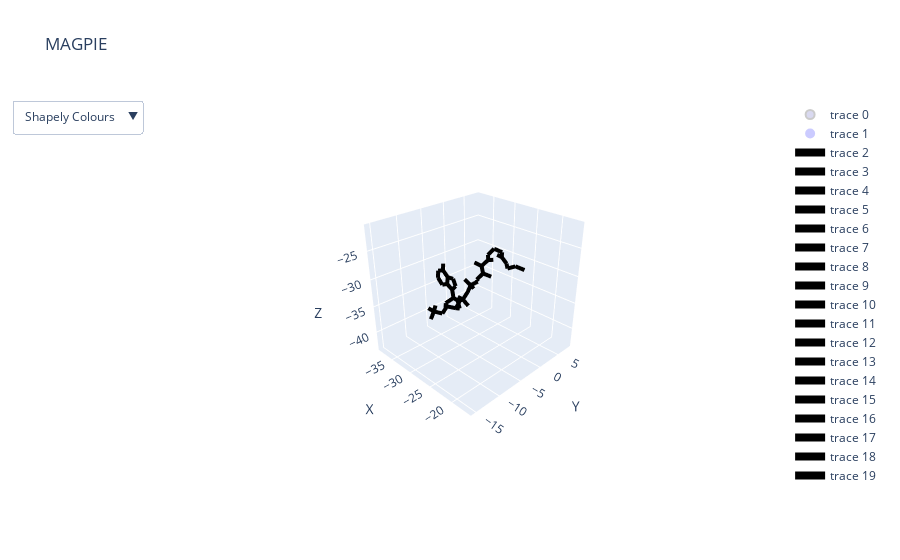

The notebook cell saved with this chart:
### Code cell
from matplotlib.pyplot import plot
df_target,df_binder = sequence_logo_main.plot(pdb_files, target_chain,binding_chain,is_ligand,plot_list, distance)

### Figure 1 — Plotly figure (JSON) as saved in the notebook; plotly's stock layout.template omitted (floating-point values rounded to 4 significant figures; data arrays with more than 128 entries replaced by an {"elided": "..."} marker saying what was removed)
{"data": [{"hoverinfo": "text", "hoverlabel": {"bgcolor": "yellow", "bordercolor": "black"}, "marker": {"color": {"elided": "1785 str values"}, "line": {"color": "black", "width": 2}, "opacity": 0, "size": 9}, "mode": "markers", "text": {"elided": "1785 str values"}, "type": "scatter3d", "x": {"elided": "1785 float values"}, "y": {"elided": "1785 float values"}, "z": {"elided": "1785 float values"}}, {"hoverinfo": "text", "hoverlabel": {"bgcolor": "gray", "bordercolor": "white"}, "marker": {"color": ["#0000FF", "#808080", "#0000FF", "#808080", "#808080", "#808080", "#0000FF", "#0000FF", "#808080", "#0000FF", "#808080", "#808080", "#FF0000", "#808080", "#FF0000", "#FFA500", "#FF0000", "#FF0000", "#FF0000", "#808080", "#FF0000", "#808080", "#FF0000", "#FFA500", "#FF0000", "#FF0000", "#FF0000", "#FFA500", "#FF0000", "#FF0000", "#FF0000", "#808080", "#808080", "#808080", "#808080", "#808080", "#FF0000", "#808080", "#FF0000", "#0000FF", "#808080", "#808080", "#808080", "#FF0000", "#0000FF", "#808080", "#808080", "#FFFF00"], "line": {"color": "white", "width": 5}, "opacity": 0, "size": 15}, "mode": "markers", "text": ["N1A", "C2A", "N3A", "C4A", "C5A", "C6A", "N6A", "N7A", "C8A", "N9A", "C1B", "C2B", "O2B", "C3B", "O3B", "P3B", "O7A", "O8A", "O9A", "C4B", "O4B", "C5B", "O5B", "P1A", "O1A", "O2A", "O3A", "P2A", "O4A", "O5A", "O6A", "CBP", "CCP", "CDP", "CEP", "CAP", "OAP", "C9P", "O9P", "N8P", "C7P", "C6P", "C5P", "O5P", "N4P", "C3P", "C2P", "S1P"], "type": "scatter3d", "x": [-31.8, -30.97, -30.3, -30.57, -31.4, -32.05, -32.88, -31.41, -30.61, -30.06, -29.14, -29.79, -28.8, -30.4, -30.65, -32.17, -33.08, -32.4, -32.24, -29.28, -28.77, -29.71, -30.81, -31.16, -32.63, -30.31, -30.71, -31.32, -31.53, -32.49, -30.13, -28.83, -29.47, -27.87, -28.03, -29.91, -30.69, -29.33, -29.22, -28.96, -28.39, -27.0, -26.04, -26.14, -25.09, -24.02, -22.74, -21.95], "y": [-7.781, -8.556, -8.28, -7.029, -6.116, -6.525, -5.752, -4.93, -5.149, -6.403, -6.997, -8.136, -9.064, -7.375, -8.216, -8.771, -7.612, -9.31, -9.853, -6.385, -6.021, -5.143, -4.52, -2.998, -2.845, -2.534, -2.258, -0.926, 0.047, -1.269, -0.388, -0.422, -1.274, 0.59, -1.326, 0.32, -0.633, 1.328, 2.507, 0.881, 1.743, 2.213, 1.061, 0.033, 1.215, 0.249, 0.658, 2.048], "z": [-28.72, -29.42, -30.54, -30.95, -30.34, -29.16, -28.47, -31.06, -32.07, -32.05, -33.0, -33.78, -34.18, -34.96, -36.08, -36.09, -35.77, -37.48, -35.04, -35.26, -33.95, -36.0, -35.31, -35.65, -35.79, -36.78, -34.31, -33.68, -34.79, -32.83, -32.76, -30.72, -31.81, -31.35, -29.77, -29.92, -29.23, -28.94, -29.27, -27.75, -26.72, -27.08, -27.28, -26.62, -28.21, -28.42, -27.75, -28.59]}, {"hoverinfo": "skip", "line": {"color": "black", "width": 8}, "mode": "lines", "type": "scatter3d", "x": [-31.8, -30.97], "y": [-7.781, -8.556], "z": [-28.72, -29.42]}, {"hoverinfo": "skip", "line": {"color": "black", "width": 8}, "mode": "lines", "type": "scatter3d", "x": [-31.8, -32.05], "y": [-7.781, -6.525], "z": [-28.72, -29.16]}, {"hoverinfo": "skip", "line": {"color": "black", "width": 8}, "mode": "lines", "type": "scatter3d", "x": [-31.8, -30.97], "y": [-7.781, -8.556], "z": [-28.72, -29.42]}, {"hoverinfo": "skip", "line": {"color": "black", "width": 8}, "mode": "lines", "type": "scatter3d", "x": [-30.97, -30.3], "y": [-8.556, -8.28], "z": [-29.42, -30.54]}, {"hoverinfo": "skip", "line": {"color": "black", "width": 8}, "mode": "lines", "type": "scatter3d", "x": [-30.97, -30.3], "y": [-8.556, -8.28], "z": [-29.42, -30.54]}, {"hoverinfo": "skip", "line": {"color": "black", "width": 8}, "mode": "lines", "type": "scatter3d", "x": [-30.3, -30.57], "y": [-8.28, -7.029], "z": [-30.54, -30.95]}, {"hoverinfo": "skip", "line": {"color": "black", "width": 8}, "mode": "lines", "type": "scatter3d", "x": [-30.3, -30.57], "y": [-8.28, -7.029], "z": [-30.54, -30.95]}, {"hoverinfo": "skip", "line": {"color": "black", "width": 8}, "mode": "lines", "type": "scatter3d", "x": [-30.57, -31.4], "y": [-7.029, -6.116], "z": [-30.95, -30.34]}, {"hoverinfo": "skip", "line": {"color": "black", "width": 8}, "mode": "lines", "type": "scatter3d", "x": [-30.57, -30.06], "y": [-7.029, -6.403], "z": [-30.95, -32.05]}, {"hoverinfo": "skip", "line": {"color": "black", "width": 8}, "mode": "lines", "type": "scatter3d", "x": [-30.57, -31.4], "y": [-7.029, -6.116], "z": [-30.95, -30.34]}, {"hoverinfo": "skip", "line": {"color": "black", "width": 8}, "mode": "lines", "type": "scatter3d", "x": [-31.4, -32.05], "y": [-6.116, -6.525], "z": [-30.34, -29.16]}, {"hoverinfo": "skip", "line": {"color": "black", "width": 8}, "mode": "lines", "type": "scatter3d", "x": [-31.4, -31.41], "y": [-6.116, -4.93], "z": [-30.34, -31.06]}, {"hoverinfo": "skip", "line": {"color": "black", "width": 8}, "mode": "lines", "type": "scatter3d", "x": [-31.8, -32.05], "y": [-7.781, -6.525], "z": [-28.72, -29.16]}, {"hoverinfo": "skip", "line": {"color": "black", "width": 8}, "mode": "lines", "type": "scatter3d", "x": [-31.4, -32.05], "y": [-6.116, -6.525], "z": [-30.34, -29.16]}, {"hoverinfo": "skip", "line": {"color": "black", "width": 8}, "mode": "lines", "type": "scatter3d", "x": [-32.05, -32.88], "y": [-6.525, -5.752], "z": [-29.16, -28.47]}, {"hoverinfo": "skip", "line": {"color": "black", "width": 8}, "mode": "lines", "type": "scatter3d", "x": [-32.05, -32.88], "y": [-6.525, -5.752], "z": [-29.16, -28.47]}, {"hoverinfo": "skip", "line": {"color": "black", "width": 8}, "mode": "lines", "type": "scatter3d", "x": [-31.4, -31.41], "y": [-6.116, -4.93], "z": [-30.34, -31.06]}, {"hoverinfo": "skip", "line": {"color": "black", "width": 8}, "mode": "lines", "type": "scatter3d", "x": [-31.41, -30.61], "y": [-4.93, -5.149], "z": [-31.06, -32.07]}, {"hoverinfo": "skip", "line": {"color": "black", "width": 8}, "mode": "lines", "type": "scatter3d", "x": [-31.41, -30.61], "y": [-4.93, -5.149], "z": [-31.06, -32.07]}, {"hoverinfo": "skip", "line": {"color": "black", "width": 8}, "mode": "lines", "type": "scatter3d", "x": [-30.61, -30.06], "y": [-5.149, -6.403], "z": [-32.07, -32.05]}, {"hoverinfo": "skip", "line": {"color": "black", "width": 8}, "mode": "lines", "type": "scatter3d", "x": [-30.57, -30.06], "y": [-7.029, -6.403], "z": [-30.95, -32.05]}, {"hoverinfo": "skip", "line": {"color": "black", "width": 8}, "mode": "lines", "type": "scatter3d", "x": [-30.61, -30.06], "y": [-5.149, -6.403], "z": [-32.07, -32.05]}, {"hoverinfo": "skip", "line": {"color": "black", "width": 8}, "mode": "lines", "type": "scatter3d", "x": [-30.06, -29.14], "y": [-6.403, -6.997], "z": [-32.05, -33.0]}, {"hoverinfo": "skip", "line": {"color": "black", "width": 8}, "mode": "lines", "type": "scatter3d", "x": [-30.06, -29.14], "y": [-6.403, -6.997], "z": [-32.05, -33.0]}, {"hoverinfo": "skip", "line": {"color": "black", "width": 8}, "mode": "lines", "type": "scatter3d", "x": [-29.14, -29.79], "y": [-6.997, -8.136], "z": [-33.0, -33.78]}, {"hoverinfo": "skip", "line": {"color": "black", "width": 8}, "mode": "lines", "type": "scatter3d", "x": [-29.14, -28.77], "y": [-6.997, -6.021], "z": [-33.0, -33.95]}, {"hoverinfo": "skip", "line": {"color": "black", "width": 8}, "mode": "lines", "type": "scatter3d", "x": [-29.14, -29.79], "y": [-6.997, -8.136], "z": [-33.0, -33.78]}, {"hoverinfo": "skip", "line": {"color": "black", "width": 8}, "mode": "lines", "type": "scatter3d", "x": [-29.79, -28.8], "y": [-8.136, -9.064], "z": [-33.78, -34.18]}, {"hoverinfo": "skip", "line": {"color": "black", "width": 8}, "mode": "lines", "type": "scatter3d", "x": [-29.79, -30.4], "y": [-8.136, -7.375], "z": [-33.78, -34.96]}, {"hoverinfo": "skip", "line": {"color": "black", "width": 8}, "mode": "lines", "type": "scatter3d", "x": [-29.79, -28.8], "y": [-8.136, -9.064], "z": [-33.78, -34.18]}, {"hoverinfo": "skip", "line": {"color": "black", "width": 8}, "mode": "lines", "type": "scatter3d", "x": [-29.79, -30.4], "y": [-8.136, -7.375], "z": [-33.78, -34.96]}, {"hoverinfo": "skip", "line": {"color": "black", "width": 8}, "mode": "lines", "type": "scatter3d", "x": [-30.4, -30.65], "y": [-7.375, -8.216], "z": [-34.96, -36.08]}, {"hoverinfo": "skip", "line": {"color": "black", "width": 8}, "mode": "lines", "type": "scatter3d", "x": [-30.4, -29.28], "y": [-7.375, -6.385], "z": [-34.96, -35.26]}, {"hoverinfo": "skip", "line": {"color": "black", "width": 8}, "mode": "lines", "type": "scatter3d", "x": [-30.4, -30.65], "y": [-7.375, -8.216], "z": [-34.96, -36.08]}, {"hoverinfo": "skip", "line": {"color": "black", "width": 8}, "mode": "lines", "type": "scatter3d", "x": [-30.65, -32.17], "y": [-8.216, -8.771], "z": [-36.08, -36.09]}, {"hoverinfo": "skip", "line": {"color": "black", "width": 8}, "mode": "lines", "type": "scatter3d", "x": [-30.65, -32.17], "y": [-8.216, -8.771], "z": [-36.08, -36.09]}, {"hoverinfo": "skip", "line": {"color": "black", "width": 8}, "mode": "lines", "type": "scatter3d", "x": [-32.17, -33.08], "y": [-8.771, -7.612], "z": [-36.09, -35.77]}, {"hoverinfo": "skip", "line": {"color": "black", "width": 8}, "mode": "lines", "type": "scatter3d", "x": [-32.17, -32.4], "y": [-8.771, -9.31], "z": [-36.09, -37.48]}, {"hoverinfo": "skip", "line": {"color": "black", "width": 8}, "mode": "lines", "type": "scatter3d", "x": [-32.17, -32.24], "y": [-8.771, -9.853], "z": [-36.09, -35.04]}, {"hoverinfo": "skip", "line": {"color": "black", "width": 8}, "mode": "lines", "type": "scatter3d", "x": [-32.17, -33.08], "y": [-8.771, -7.612], "z": [-36.09, -35.77]}, {"hoverinfo": "skip", "line": {"color": "black", "width": 8}, "mode": "lines", "type": "scatter3d", "x": [-32.17, -32.4], "y": [-8.771, -9.31], "z": [-36.09, -37.48]}, {"hoverinfo": "skip", "line": {"color": "black", "width": 8}, "mode": "lines", "type": "scatter3d", "x": [-32.17, -32.24], "y": [-8.771, -9.853], "z": [-36.09, -35.04]}, {"hoverinfo": "skip", "line": {"color": "black", "width": 8}, "mode": "lines", "type": "scatter3d", "x": [-30.4, -29.28], "y": [-7.375, -6.385], "z": [-34.96, -35.26]}, {"hoverinfo": "skip", "line": {"color": "black", "width": 8}, "mode": "lines", "type": "scatter3d", "x": [-29.28, -28.77], "y": [-6.385, -6.021], "z": [-35.26, -33.95]}, {"hoverinfo": "skip", "line": {"color": "black", "width": 8}, "mode": "lines", "type": "scatter3d", "x": [-29.28, -29.71], "y": [-6.385, -5.143], "z": [-35.26, -36.0]}, {"hoverinfo": "skip", "line": {"color": "black", "width": 8}, "mode": "lines", "type": "scatter3d", "x": [-29.14, -28.77], "y": [-6.997, -6.021], "z": [-33.0, -33.95]}, {"hoverinfo": "skip", "line": {"color": "black", "width": 8}, "mode": "lines", "type": "scatter3d", "x": [-29.28, -28.77], "y": [-6.385, -6.021], "z": [-35.26, -33.95]}, {"hoverinfo": "skip", "line": {"color": "black", "width": 8}, "mode": "lines", "type": "scatter3d", "x": [-29.28, -29.71], "y": [-6.385, -5.143], "z": [-35.26, -36.0]}, {"hoverinfo": "skip", "line": {"color": "black", "width": 8}, "mode": "lines", "type": "scatter3d", "x": [-29.71, -30.81], "y": [-5.143, -4.52], "z": [-36.0, -35.31]}, {"hoverinfo": "skip", "line": {"color": "black", "width": 8}, "mode": "lines", "type": "scatter3d", "x": [-29.71, -30.81], "y": [-5.143, -4.52], "z": [-36.0, -35.31]}, {"hoverinfo": "skip", "line": {"color": "black", "width": 8}, "mode": "lines", "type": "scatter3d", "x": [-30.81, -31.16], "y": [-4.52, -2.998], "z": [-35.31, -35.65]}, {"hoverinfo": "skip", "line": {"color": "black", "width": 8}, "mode": "lines", "type": "scatter3d", "x": [-30.81, -31.16], "y": [-4.52, -2.998], "z": [-35.31, -35.65]}, {"hoverinfo": "skip", "line": {"color": "black", "width": 8}, "mode": "lines", "type": "scatter3d", "x": [-31.16, -32.63], "y": [-2.998, -2.845], "z": [-35.65, -35.79]}, {"hoverinfo": "skip", "line": {"color": "black", "width": 8}, "mode": "lines", "type": "scatter3d", "x": [-31.16, -30.31], "y": [-2.998, -2.534], "z": [-35.65, -36.78]}, {"hoverinfo": "skip", "line": {"color": "black", "width": 8}, "mode": "lines", "type": "scatter3d", "x": [-31.16, -30.71], "y": [-2.998, -2.258], "z": [-35.65, -34.31]}, {"hoverinfo": "skip", "line": {"color": "black", "width": 8}, "mode": "lines", "type": "scatter3d", "x": [-31.16, -32.63], "y": [-2.998, -2.845], "z": [-35.65, -35.79]}, {"hoverinfo": "skip", "line": {"color": "black", "width": 8}, "mode": "lines", "type": "scatter3d", "x": [-31.16, -30.31], "y": [-2.998, -2.534], "z": [-35.65, -36.78]}, {"hoverinfo": "skip", "line": {"color": "black", "width": 8}, "mode": "lines", "type": "scatter3d", "x": [-31.16, -30.71], "y": [-2.998, -2.258], "z": [-35.65, -34.31]}, {"hoverinfo": "skip", "line": {"color": "black", "width": 8}, "mode": "lines", "type": "scatter3d", "x": [-30.71, -31.32], "y": [-2.258, -0.926], "z": [-34.31, -33.68]}, {"hoverinfo": "skip", "line": {"color": "black", "width": 8}, "mode": "lines", "type": "scatter3d", "x": [-30.71, -31.32], "y": [-2.258, -0.926], "z": [-34.31, -33.68]}, {"hoverinfo": "skip", "line": {"color": "black", "width": 8}, "mode": "lines", "type": "scatter3d", "x": [-31.32, -31.53], "y": [-0.926, 0.047], "z": [-33.68, -34.79]}, {"hoverinfo": "skip", "line": {"color": "black", "width": 8}, "mode": "lines", "type": "scatter3d", "x": [-31.32, -32.49], "y": [-0.926, -1.269], "z": [-33.68, -32.83]}, {"hoverinfo": "skip", "line": {"color": "black", "width": 8}, "mode": "lines", "type": "scatter3d", "x": [-31.32, -30.13], "y": [-0.926, -0.388], "z": [-33.68, -32.76]}, {"hoverinfo": "skip", "line": {"color": "black", "width": 8}, "mode": "lines", "type": "scatter3d", "x": [-31.32, -31.53], "y": [-0.926, 0.047], "z": [-33.68, -34.79]}, {"hoverinfo": "skip", "line": {"color": "black", "width": 8}, "mode": "lines", "type": "scatter3d", "x": [-31.32, -32.49], "y": [-0.926, -1.269], "z": [-33.68, -32.83]}, {"hoverinfo": "skip", "line": {"color": "black", "width": 8}, "mode": "lines", "type": "scatter3d", "x": [-31.32, -30.13], "y": [-0.926, -0.388], "z": [-33.68, -32.76]}, {"hoverinfo": "skip", "line": {"color": "black", "width": 8}, "mode": "lines", "type": "scatter3d", "x": [-30.13, -29.47], "y": [-0.388, -1.274], "z": [-32.76, -31.81]}, {"hoverinfo": "skip", "line": {"color": "black", "width": 8}, "mode": "lines", "type": "scatter3d", "x": [-28.83, -29.47], "y": [-0.422, -1.274], "z": [-30.72, -31.81]}, {"hoverinfo": "skip", "line": {"color": "black", "width": 8}, "mode": "lines", "type": "scatter3d", "x": [-28.83, -27.87], "y": [-0.422, 0.59], "z": [-30.72, -31.35]}, {"hoverinfo": "skip", "line": {"color": "black", "width": 8}, "mode": "lines", "type": "scatter3d", "x": [-28.83, -28.03], "y": [-0.422, -1.326], "z": [-30.72, -29.77]}, {"hoverinfo": "skip", "line": {"color": "black", "width": 8}, "mode": "lines", "type": "scatter3d", "x": [-28.83, -29.91], "y": [-0.422, 0.32], "z": [-30.72, -29.92]}, {"hoverinfo": "skip", "line": {"color": "black", "width": 8}, "mode": "lines", "type": "scatter3d", "x": [-30.13, -29.47], "y": [-0.388, -1.274], "z": [-32.76, -31.81]}, {"hoverinfo": "skip", "line": {"color": "black", "width": 8}, "mode": "lines", "type": "scatter3d", "x": [-28.83, -29.47], "y": [-0.422, -1.274], "z": [-30.72, -31.81]}, {"hoverinfo": "skip", "line": {"color": "black", "width": 8}, "mode": "lines", "type": "scatter3d", "x": [-28.83, -27.87], "y": [-0.422, 0.59], "z": [-30.72, -31.35]}, {"hoverinfo": "skip", "line": {"color": "black", "width": 8}, "mode": "lines", "type": "scatter3d", "x": [-28.83, -28.03], "y": [-0.422, -1.326], "z": [-30.72, -29.77]}, {"hoverinfo": "skip", "line": {"color": "black", "width": 8}, "mode": "lines", "type": "scatter3d", "x": [-28.83, -29.91], "y": [-0.422, 0.32], "z": [-30.72, -29.92]}, {"hoverinfo": "skip", "line": {"color": "black", "width": 8}, "mode": "lines", "type": "scatter3d", "x": [-29.91, -30.69], "y": [0.32, -0.633], "z": [-29.92, -29.23]}, {"hoverinfo": "skip", "line": {"color": "black", "width": 8}, "mode": "lines", "type": "scatter3d", "x": [-29.91, -29.33], "y": [0.32, 1.328], "z": [-29.92, -28.94]}, {"hoverinfo": "skip", "line": {"color": "black", "width": 8}, "mode": "lines", "type": "scatter3d", "x": [-29.91, -30.69], "y": [0.32, -0.633], "z": [-29.92, -29.23]}, {"hoverinfo": "skip", "line": {"color": "black", "width": 8}, "mode": "lines", "type": "scatter3d", "x": [-29.91, -29.33], "y": [0.32, 1.328], "z": [-29.92, -28.94]}, {"hoverinfo": "skip", "line": {"color": "black", "width": 8}, "mode": "lines", "type": "scatter3d", "x": [-29.33, -29.22], "y": [1.328, 2.507], "z": [-28.94, -29.27]}, {"hoverinfo": "skip", "line": {"color": "black", "width": 8}, "mode": "lines", "type": "scatter3d", "x": [-29.33, -28.96], "y": [1.328, 0.881], "z": [-28.94, -27.75]}, {"hoverinfo": "skip", "line": {"color": "black", "width": 8}, "mode": "lines", "type": "scatter3d", "x": [-29.33, -29.22], "y": [1.328, 2.507], "z": [-28.94, -29.27]}, {"hoverinfo": "skip", "line": {"color": "black", "width": 8}, "mode": "lines", "type": "scatter3d", "x": [-29.33, -28.96], "y": [1.328, 0.881], "z": [-28.94, -27.75]}, {"hoverinfo": "skip", "line": {"color": "black", "width": 8}, "mode": "lines", "type": "scatter3d", "x": [-28.96, -28.39], "y": [0.881, 1.743], "z": [-27.75, -26.72]}, {"hoverinfo": "skip", "line": {"color": "black", "width": 8}, "mode": "lines", "type": "scatter3d", "x": [-28.96, -28.39], "y": [0.881, 1.743], "z": [-27.75, -26.72]}, {"hoverinfo": "skip", "line": {"color": "black", "width": 8}, "mode": "lines", "type": "scatter3d", "x": [-28.39, -27.0], "y": [1.743, 2.213], "z": [-26.72, -27.08]}, {"hoverinfo": "skip", "line": {"color": "black", "width": 8}, "mode": "lines", "type": "scatter3d", "x": [-28.39, -27.0], "y": [1.743, 2.213], "z": [-26.72, -27.08]}, {"hoverinfo": "skip", "line": {"color": "black", "width": 8}, "mode": "lines", "type": "scatter3d", "x": [-27.0, -26.04], "y": [2.213, 1.061], "z": [-27.08, -27.28]}, {"hoverinfo": "skip", "line": {"color": "black", "width": 8}, "mode": "lines", "type": "scatter3d", "x": [-27.0, -26.04], "y": [2.213, 1.061], "z": [-27.08, -27.28]}, {"hoverinfo": "skip", "line": {"color": "black", "width": 8}, "mode": "lines", "type": "scatter3d", "x": [-26.04, -26.14], "y": [1.061, 0.033], "z": [-27.28, -26.62]}, {"hoverinfo": "skip", "line": {"color": "black", "width": 8}, "mode": "lines", "type": "scatter3d", "x": [-26.04, -25.09], "y": [1.061, 1.215], "z": [-27.28, -28.21]}, {"hoverinfo": "skip", "line": {"color": "black", "width": 8}, "mode": "lines", "type": "scatter3d", "x": [-26.04, -26.14], "y": [1.061, 0.033], "z": [-27.28, -26.62]}, {"hoverinfo": "skip", "line": {"color": "black", "width": 8}, "mode": "lines", "type": "scatter3d", "x": [-26.04, -25.09], "y": [1.061, 1.215], "z": [-27.28, -28.21]}, {"hoverinfo": "skip", "line": {"color": "black", "width": 8}, "mode": "lines", "type": "scatter3d", "x": [-25.09, -24.02], "y": [1.215, 0.249], "z": [-28.21, -28.42]}, {"hoverinfo": "skip", "line": {"color": "black", "width": 8}, "mode": "lines", "type": "scatter3d", "x": [-25.09, -24.02], "y": [1.215, 0.249], "z": [-28.21, -28.42]}, {"hoverinfo": "skip", "line": {"color": "black", "width": 8}, "mode": "lines", "type": "scatter3d", "x": [-24.02, -22.74], "y": [0.249, 0.658], "z": [-28.42, -27.75]}, {"hoverinfo": "skip", "line": {"color": "black", "width": 8}, "mode": "lines", "type": "scatter3d", "x": [-24.02, -22.74], "y": [0.249, 0.658], "z": [-28.42, -27.75]}, {"hoverinfo": "skip", "line": {"color": "black", "width": 8}, "mode": "lines", "type": "scatter3d", "x": [-22.74, -21.95], "y": [0.658, 2.048], "z": [-27.75, -28.59]}, {"hoverinfo": "skip", "line": {"color": "black", "width": 8}, "mode": "lines", "type": "scatter3d", "x": [-22.74, -21.95], "y": [0.658, 2.048], "z": [-27.75, -28.59]}], "layout": {"scene": {"camera": {"eye": {"x": 2, "y": -2, "z": 1.5}}, "xaxis": {"title": {"text": "X"}}, "yaxis": {"title": {"text": "Y"}}, "zaxis": {"title": {"text": "Z"}}}, "title": {"text": "MAGPIE"}, "updatemenus": [{"buttons": [{"args": [{"marker.color": {"elided": "1x1785 str values"}}, [0]], "label": "Shapely Colours", "method": "restyle"}, {"args": [{"marker.color": {"elided": "1x1785 str values"}}, [0]], "label": "Amino Colours", "method": "restyle"}], "showactive": true}, {"direction": "down", "x": 0.1, "xanchor": "left", "y": 1.1, "yanchor": "top"}]}}
